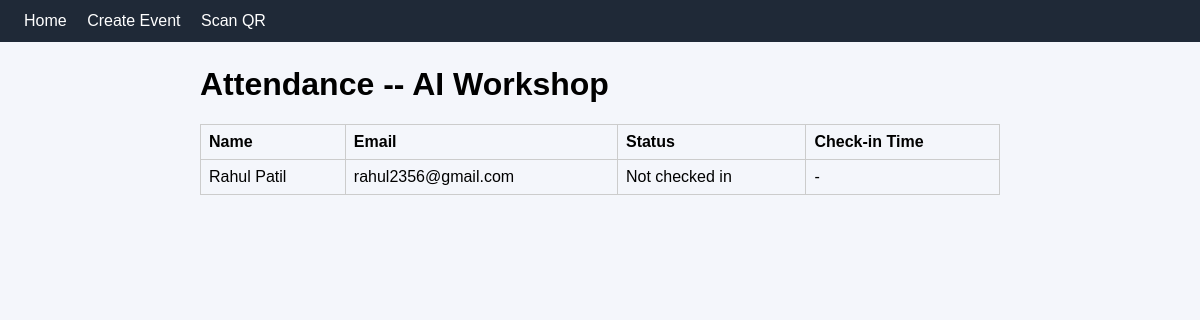
Screenshot of /attendance/2 with the database file from the repository.
### tables this page shows
CREATE TABLE events (
            id INTEGER PRIMARY KEY AUTOINCREMENT,
            title TEXT NOT NULL,
            event_date TEXT NOT NULL,
            location TEXT NOT NULL
        );

CREATE TABLE registrations (
            id INTEGER PRIMARY KEY AUTOINCREMENT,
            event_id INTEGER NOT NULL,
            name TEXT NOT NULL,
            email TEXT NOT NULL,
            code TEXT UNIQUE NOT NULL,
            checked_in INTEGER DEFAULT 0,
            checkin_time TEXT,
            FOREIGN KEY (event_id) REFERENCES events (id)
        );

### app.py (the view)
@app.route("/attendance/<int:event_id>")
def attendance(event_id):
    conn = get_db()
    event = conn.execute(
        "SELECT * FROM events WHERE id = ?",
        (event_id,),
    ).fetchone()
    registrations = conn.execute(
        """
        SELECT * FROM registrations
        WHERE event_id = ?
        ORDER BY name
        """,
        (event_id,),
    ).fetchall()
    conn.close()
    if event is None:
        flash("Event not found.")
        return redirect(url_for("index"))
    return render_template(
        "attendance.html",
        event=event,
        registrations=registrations,
    )

### database.py (called while the page is built)
def get_db():
    conn = sqlite3.connect(DB_PATH)
    conn.row_factory = sqlite3.Row
    return conn

### templates/attendance.html (shortened to what this page needs)
{% extends "base.html" %}
{% block content %}
<h1>Attendance -- {{ event['title'] }}</h1>
<table class="event-table">
    <tr>
        <th>Name</th>
        <th>Email</th>
        <th>Status</th>
        <th>Check-in Time</th>
    </tr>
    {% for r in registrations %}
    <tr>
        <td>{{ r['name'] }}</td>
        <td>{{ r['email'] }}</td>
        <td>{{ "Checked in" if r['checked_in'] else "Not checked in" }}</td>
        <td>{{ r['checkin_time'] or "-" }}</td>
    </tr>
    {% endfor %}
</table>
{% endblock %}

### static/css/style.css (style rules this page uses)
body { font-family: Arial, sans-serif; margin: 0; background: #f4f6fb; }
.event-table { width: 100%; border-collapse: collapse; margin-top: 16px; }
.event-table th, .event-table td { border: 1px solid #ccc; padding: 8px; text-align: left; }

### rows the page displays
events: title "AI Workshop"
registrations: name "Rahul Patil", email "rahul2356@gmail.com", checked_in "Not checked in", r "-"
